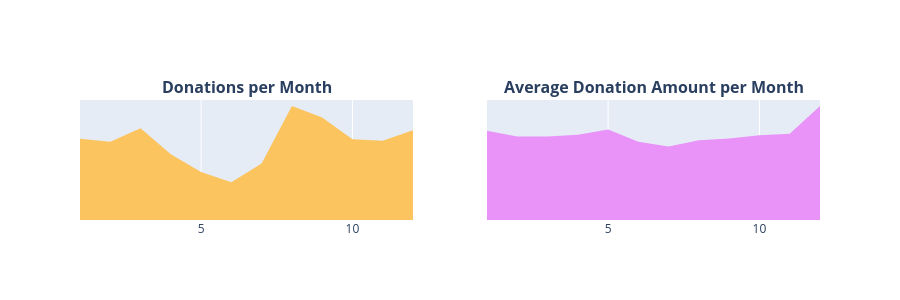

Notebook code for this chart:
### Markdown cell above
Desde 2012, el número de donaciones en DonorsChoose ha aumentado de forma constante. Con aproximadamente 150 donaciones recibidas en 2012, DonorsChoose recibió alrededor de **1,1 millones de donaciones** en 2017. La mayor cantidad recibida ese año fue de **USD 31.856**, proveniente de un donante de **Lafayette, Colorado**. Esta donación se recibió el 2 de marzo de 2017.
Ese mismo año, se recibió una cantidad enorme de donaciones de un donante de **Manhattan Beach, California**, quien donó **13.751**.

El promedio de donaciones anuales ronda los **USD 60**, mientras que el máximo se registró en el año de inicio, 2012, con **USD 166**.

### Donaciones mensuales
- 3.4.3 Número de donaciones mensuales
- 3.4.4 Donaciones promedio mensuales

### Code cell
t2 = donations_df.groupby(['Donation Month']).agg({'Donation Year' : 'count', 'Donation Amount' : 'mean'}).reset_index().rename(columns={'Donation Year' : 'Total Donations', 'Donation Amount' : 'Average Amount'})
x = t2['Donation Month']
y1 = t2['Total Donations']
y2 = t2['Average Amount']
trace1 = go.Scatter(x=x, y=y1, fill='tozeroy', fillcolor = '#fcc45f', mode= 'none')
trace2 = go.Scatter(x=x, y=y2, fill='tozeroy', fillcolor = "#e993f9", mode= 'none')
fig = tools.make_subplots(rows=1, cols=2, print_grid=False, subplot_titles = ["<b>Donations per Month</b>", "<b>Average Donation Amount per Month</b>"])
fig.append_trace(trace1, 1, 1);
fig.append_trace(trace2, 1, 2);

fig['layout'].update(height=300, showlegend=False, yaxis=dict(
        autorange=True,
        showgrid=False,
        zeroline=False,
        showline=False,
        
        ticks='',
        showticklabels=False
    ), yaxis2=dict(
        autorange=True,
        showgrid=False,
        zeroline=False,
        showline=False,
     
        ticks='',
        showticklabels=False
    ));


iplot(fig);

### Figure 1 — Plotly figure (JSON) as saved in the notebook; plotly's stock layout.template omitted (floating-point values rounded to 4 significant figures)
{"data": [{"fill": "tozeroy", "fillcolor": "#fcc45f", "mode": "none", "type": "scatter", "x": [1, 2, 3, 4, 5, 6, 7, 8, 9, 10, 11, 12], "xaxis": "x", "y": [411942, 396705, 465211, 332718, 243440, 191221, 286184, 577274, 518908, 408464, 400965, 454852], "yaxis": "y"}, {"fill": "tozeroy", "fillcolor": "#e993f9", "mode": "none", "type": "scatter", "x": [1, 2, 3, 4, 5, 6, 7, 8, 9, 10, 11, 12], "xaxis": "x2", "y": [62.81, 58.79, 58.67, 59.96, 63.6, 55.1, 51.7, 56.04, 57.27, 59.55, 60.57, 80.17], "yaxis": "y2"}], "layout": {"annotations": [{"font": {"size": 16}, "showarrow": false, "text": "<b>Donations per Month</b>", "x": 0.225, "xanchor": "center", "xref": "paper", "y": 1, "yanchor": "bottom", "yref": "paper"}, {"font": {"size": 16}, "showarrow": false, "text": "<b>Average Donation Amount per Month</b>", "x": 0.775, "xanchor": "center", "xref": "paper", "y": 1, "yanchor": "bottom", "yref": "paper"}], "height": 300, "showlegend": false, "xaxis": {"anchor": "y", "domain": [0, 0.45]}, "xaxis2": {"anchor": "y2", "domain": [0.55, 1]}, "yaxis": {"anchor": "x", "autorange": true, "domain": [0, 1], "showgrid": false, "showline": false, "showticklabels": false, "ticks": "", "zeroline": false}, "yaxis2": {"anchor": "x2", "autorange": true, "domain": [0, 1], "showgrid": false, "showline": false, "showticklabels": false, "ticks": "", "zeroline": false}}}
